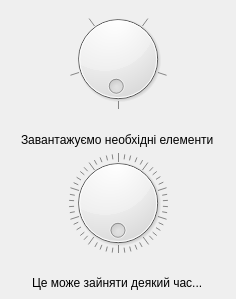
<?xml version="1.0" encoding="UTF-8"?>
<ui version="4.0">
 <class>MainWindow</class>
 <widget class="QMainWindow" name="MainWindow">
  <property name="windowModality">
   <enum>Qt::NonModal</enum>
  </property>
  <property name="geometry">
   <rect>
    <x>0</x>
    <y>0</y>
    <width>236</width>
    <height>299</height>
   </rect>
  </property>
  <property name="minimumSize">
   <size>
    <width>236</width>
    <height>234</height>
   </size>
  </property>
  <property name="maximumSize">
   <size>
    <width>236</width>
    <height>299</height>
   </size>
  </property>
  <property name="font">
   <font>
    <stylestrategy>PreferAntialias</stylestrategy>
   </font>
  </property>
  <property name="windowTitle">
   <string>Завантаження...</string>
  </property>
  <property name="windowIcon">
   <iconset>
    <normaloff>logo.png</normaloff>logo.png</iconset>
  </property>
  <property name="iconSize">
   <size>
    <width>24</width>
    <height>24</height>
   </size>
  </property>
  <widget class="QWidget" name="centralwidget">
   <layout class="QVBoxLayout" name="verticalLayout">
    <item>
     <layout class="QVBoxLayout" name="verticalLayout_2">
      <property name="spacing">
       <number>0</number>
      </property>
      <item>
       <widget class="QDial" name="dial">
        <property name="value">
         <number>1</number>
        </property>
        <property name="sliderPosition">
         <number>1</number>
        </property>
        <property name="wrapping">
         <bool>true</bool>
        </property>
        <property name="notchTarget">
         <double>20.000000000000000</double>
        </property>
        <property name="notchesVisible">
         <bool>true</bool>
        </property>
       </widget>
      </item>
      <item alignment="Qt::AlignHCenter|Qt::AlignBottom">
       <widget class="QLabel" name="label">
        <property name="enabled">
         <bool>true</bool>
        </property>
        <property name="text">
         <string>Завантажуємо необхідні елементи</string>
        </property>
       </widget>
      </item>
     </layout>
    </item>
    <item>
     <layout class="QVBoxLayout" name="verticalLayout_3">
      <item>
       <widget class="QDial" name="dial_2">
        <property name="value">
         <number>99</number>
        </property>
        <property name="wrapping">
         <bool>true</bool>
        </property>
        <property name="notchTarget">
         <double>2.000000000000000</double>
        </property>
        <property name="notchesVisible">
         <bool>true</bool>
        </property>
       </widget>
      </item>
      <item alignment="Qt::AlignHCenter|Qt::AlignBottom">
       <widget class="QLabel" name="label_2">
        <property name="text">
         <string>Це може зайняти деякий час...</string>
        </property>
       </widget>
      </item>
     </layout>
    </item>
   </layout>
  </widget>
 </widget>
 <resources/>
 <connections/>
</ui>
